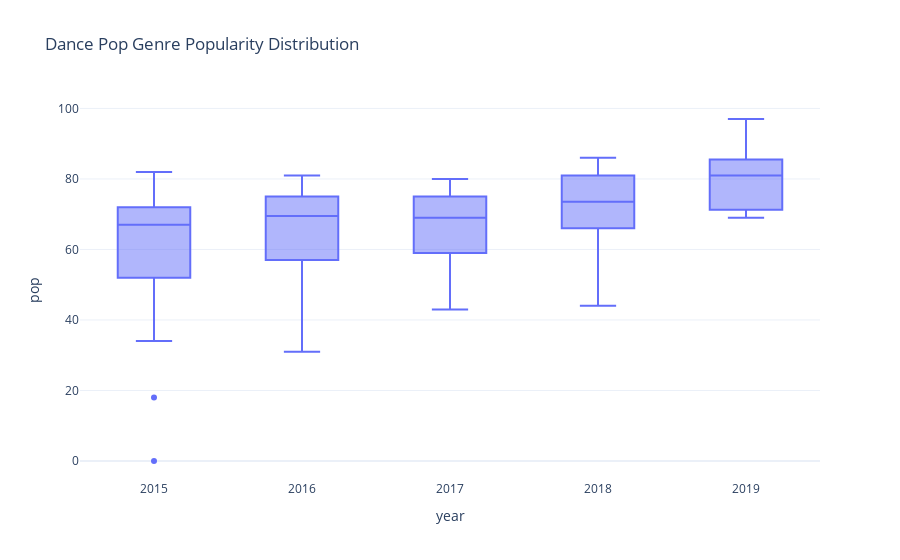

The notebook cell this image was saved under:
### Markdown cell above
#### How was the dance pop genre popularity distributed in the last 5 years?

### Code cell
# Prepare Data
df_dance_pop = df_top.loc[(df_top['top genre']== 'dance pop')]

px.box(df_dance_pop,
       x = 'year',
       y = 'pop',
       title = 'Dance Pop Genre Popularity Distribution',
       template = 'plotly_white')

### Figure 1 — Plotly figure (JSON) as saved in the notebook; plotly's stock layout.template omitted (floating-point values rounded to 4 significant figures; data arrays with more than 128 entries replaced by an {"elided": "..."} marker saying what was removed)
{"data": [{"alignmentgroup": "True", "hoverlabel": {"namelength": 0}, "hovertemplate": "year=%{x}<br>pop=%{y}", "legendgroup": "", "marker": {"color": "#636efa"}, "name": "", "notched": false, "offsetgroup": "", "orientation": "v", "showlegend": false, "type": "box", "x": {"elided": "174 int values"}, "x0": " ", "xaxis": "x", "y": {"elided": "174 int values"}, "y0": " ", "yaxis": "y"}], "layout": {"autosize": true, "boxmode": "group", "legend": {"tracegroupgap": 0}, "title": {"text": "Dance Pop Genre Popularity Distribution"}, "xaxis": {"anchor": "y", "autorange": true, "domain": [0, 1], "range": [2014.0, 2020.0], "title": {"text": "year"}, "type": "linear"}, "yaxis": {"anchor": "x", "autorange": true, "domain": [0, 1], "range": [-5.389, 102.4], "title": {"text": "pop"}, "type": "linear"}}}
